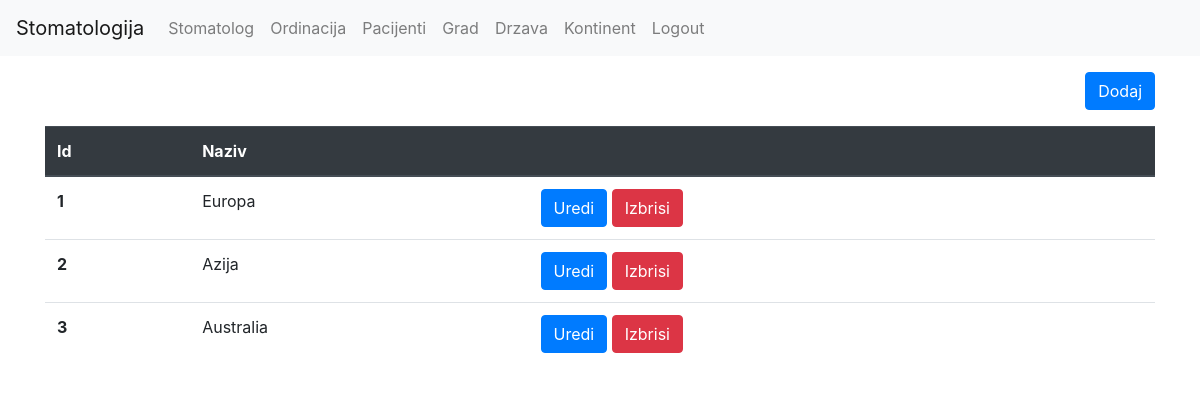
Page /kontinent/index.php (signed in) on the earlier database version.
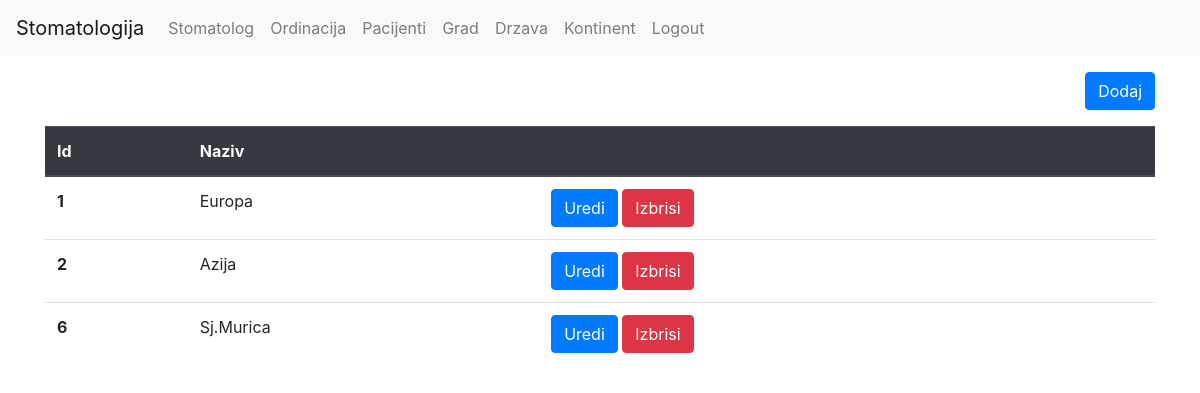
Same page on the later database version.
### tables this page shows
CREATE TABLE `kontinent` (
  `id` int(11) NOT NULL,
  `continent_name` varchar(255) NOT NULL
);

### kontinent/index.php (the view, shortened to what this page needs)
<?php
require('../util/db.php');
require('../frontend/header.php');
require('../frontend/footer.php');
$stmt = $db->query('SELECT * FROM kontinent');
$rows = $stmt->fetchAll();
echo $header;
?>
<div class="container">
	<a href="/stomatologija/kontinent/form.php" class="btn btn-primary mt-3 mb-3 float-right">Dodaj</a>
	<table class="table">
	  <thead>
	  <thead class="thead-dark">
		  <th scope="col">Id</th>
		  <th scope="col">Naziv</th>
		  <th scope="col"></th>
	  </thead>
	  <tbody>
		<?php foreach($rows as $row) { ?>
		<tr>
		  <th scope="row"><?php echo $row['id']; ?></th>
		  <td><?php echo $row['continent_name']; ?></td>
		  <td>
		  <a class="btn btn-primary" href="/stomatologija/kontinent/form.php?id=<?php echo $row['id']; ?>">Uredi</a>
		  <a class="btn btn-danger" href="/stomatologija/kontinent/delete.php?id=<?php echo $row['id']; ?>">Izbrisi</a>
		  </td>
		</tr>
		<?php } ?>
	  </tbody>
	</table>
</div>
<?php
echo $footer;
?>

Differences in the rows shown:
removed kontinent: id "3", continent_name "Australia"
added kontinent: id "6", continent_name "Sj.Murica"
